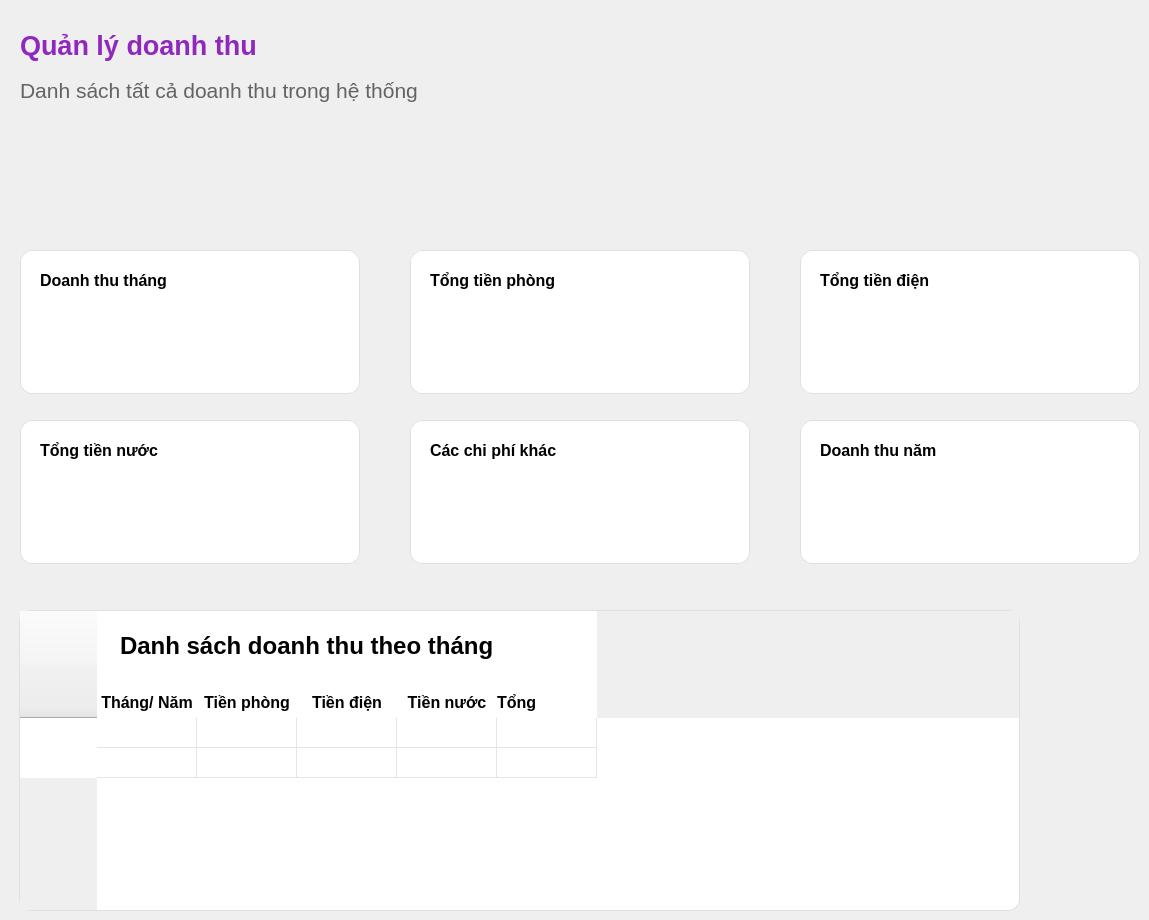
    <widget class="QWidget" name="page_9">
     <widget class="QLabel" name="label_47">
      <property name="geometry">
       <rect>
        <x>20</x>
        <y>30</y>
        <width>481</width>
        <height>91</height>
       </rect>
      </property>
      <property name="font">
       <font>
        <family>Arial</family>
        <pointsize>20</pointsize>
        <weight>75</weight>
        <bold>true</bold>
       </font>
      </property>
      <property name="text">
       <string>&lt;html&gt;&lt;head/&gt;&lt;body&gt;&lt;p&gt;&lt;span style=&quot; color:#9028bd;&quot;&gt;Quản lý doanh thu&lt;/span&gt;&lt;/p&gt;&lt;p&gt;&lt;span style=&quot; font-size:16pt; font-weight:400; color:#666262;&quot;&gt;Danh sách tất cả doanh thu trong hệ thống  &lt;/span&gt;&lt;br/&gt;&lt;/p&gt;&lt;/body&gt;&lt;/html&gt;</string>
      </property>
     </widget>
     <widget class="QLineEdit" name="lne_sumBillRoom">
      <property name="geometry">
       <rect>
        <x>410</x>
        <y>250</y>
        <width>340</width>
        <height>144</height>
       </rect>
      </property>
      <property name="font">
       <font>
        <family>Arial</family>
        <pointsize>18</pointsize>
        <weight>75</weight>
        <bold>true</bold>
       </font>
      </property>
      <property name="styleSheet">
       <string notr="true">QLineEdit{
border:1px solid #e0e0e0;
border-radius:12px;
padding-top:30px;
padding-left:15px;
color:#22C55E; 
}</string>
      </property>
      <property name="text">
       <string/>
      </property>
     </widget>
     <widget class="QLabel" name="label_50">
      <property name="geometry">
       <rect>
        <x>430</x>
        <y>260</y>
        <width>241</width>
        <height>41</height>
       </rect>
      </property>
      <property name="font">
       <font>
        <family>Arial</family>
        <pointsize>12</pointsize>
        <weight>75</weight>
        <bold>true</bold>
       </font>
      </property>
      <property name="text">
       <string>Tổng tiền phòng</string>
      </property>
     </widget>
     <widget class="QLineEdit" name="lne_doanhthu_month">
      <property name="geometry">
       <rect>
        <x>20</x>
        <y>250</y>
        <width>340</width>
        <height>144</height>
       </rect>
      </property>
      <property name="font">
       <font>
        <family>Arial</family>
        <pointsize>18</pointsize>
        <weight>75</weight>
        <bold>true</bold>
       </font>
      </property>
      <property name="styleSheet">
       <string notr="true">QLineEdit{
border:1px solid #e0e0e0;
border-radius:12px;
padding-top:30px;
padding-left:15px;
color:#CB30E0; 
}</string>
      </property>
      <property name="text">
       <string/>
      </property>
     </widget>
     <widget class="QLabel" name="label_49">
      <property name="geometry">
       <rect>
        <x>40</x>
        <y>260</y>
        <width>241</width>
        <height>41</height>
       </rect>
      </property>
      <property name="font">
       <font>
        <family>Arial</family>
        <pointsize>12</pointsize>
        <weight>75</weight>
        <bold>true</bold>
       </font>
      </property>
      <property name="text">
       <string>Doanh thu tháng</string>
      </property>
     </widget>
     <widget class="QLineEdit" name="lne_sumBillE">
      <property name="geometry">
       <rect>
        <x>800</x>
        <y>250</y>
        <width>340</width>
        <height>144</height>
       </rect>
      </property>
      <property name="font">
       <font>
        <family>Arial</family>
        <pointsize>18</pointsize>
        <weight>75</weight>
        <bold>true</bold>
       </font>
      </property>
      <property name="styleSheet">
       <string notr="true">QLineEdit{
border:1px solid #e0e0e0;
border-radius:12px;
padding-top:30px;
padding-left:15px;
color: #6E9CE7;
}</string>
      </property>
      <property name="text">
       <string/>
      </property>
     </widget>
     <widget class="QLabel" name="label_51">
      <property name="geometry">
       <rect>
        <x>820</x>
        <y>260</y>
        <width>241</width>
        <height>41</height>
       </rect>
      </property>
      <property name="font">
       <font>
        <family>Arial</family>
        <pointsize>12</pointsize>
        <weight>75</weight>
        <bold>true</bold>
       </font>
      </property>
      <property name="text">
       <string>Tổng tiền điện</string>
      </property>
     </widget>
     <widget class="QLineEdit" name="lne_sumBillW">
      <property name="geometry">
       <rect>
        <x>20</x>
        <y>420</y>
        <width>340</width>
        <height>144</height>
       </rect>
      </property>
      <property name="font">
       <font>
        <family>Arial</family>
        <pointsize>18</pointsize>
        <weight>75</weight>
        <bold>true</bold>
       </font>
      </property>
      <property name="styleSheet">
       <string notr="true">QLineEdit{
border:1px solid #e0e0e0;
border-radius:12px;
padding-top:30px;
padding-left:15px;
color:#FFC229; 
}</string>
      </property>
      <property name="text">
       <string/>
      </property>
     </widget>
     <widget class="QLineEdit" name="lne_doanhthu_year">
      <property name="geometry">
       <rect>
        <x>800</x>
        <y>420</y>
        <width>340</width>
        <height>144</height>
       </rect>
      </property>
      <property name="font">
       <font>
        <family>Arial</family>
        <pointsize>18</pointsize>
        <weight>75</weight>
        <bold>true</bold>
       </font>
      </property>
      <property name="styleSheet">
       <string notr="true">QLineEdit{
border:1px solid #e0e0e0;
border-radius:12px;
padding-top:30px;
padding-left:15px;
}</string>
      </property>
      <property name="text">
       <string/>
      </property>
     </widget>
     <widget class="QLabel" name="label_52">
      <property name="geometry">
       <rect>
        <x>40</x>
        <y>430</y>
        <width>241</width>
        <height>41</height>
       </rect>
      </property>
      <property name="font">
       <font>
        <family>Arial</family>
        <pointsize>12</pointsize>
        <weight>75</weight>
        <bold>true</bold>
       </font>
      </property>
      <property name="text">
       <string>Tổng tiền nước</string>
      </property>
     </widget>
     <widget class="QLabel" name="label_54">
      <property name="geometry">
       <rect>
        <x>820</x>
        <y>430</y>
        <width>241</width>
        <height>41</height>
       </rect>
      </property>
      <property name="font">
       <font>
        <family>Arial</family>
        <pointsize>12</pointsize>
        <weight>75</weight>
        <bold>true</bold>
       </font>
      </property>
      <property name="text">
       <string>Doanh thu năm</string>
      </property>
     </widget>
     <widget class="QLineEdit" name="lne_otherCost">
      <property name="geometry">
       <rect>
        <x>410</x>
        <y>420</y>
        <width>340</width>
        <height>144</height>
       </rect>
      </property>
      <property name="font">
       <font>
        <family>Arial</family>
        <pointsize>18</pointsize>
        <weight>75</weight>
        <bold>true</bold>
       </font>
      </property>
      <property name="styleSheet">
       <string notr="true">QLineEdit{
border:1px solid #e0e0e0;
border-radius:12px;
padding-top:30px;
padding-left:15px;
color:#EE8433; 
}</string>
      </property>
      <property name="text">
       <string/>
      </property>
     </widget>
     <widget class="QLabel" name="label_53">
      <property name="geometry">
       <rect>
        <x>430</x>
        <y>430</y>
        <width>241</width>
        <height>41</height>
       </rect>
      </property>
      <property name="font">
       <font>
        <family>Arial</family>
        <pointsize>12</pointsize>
        <weight>75</weight>
        <bold>true</bold>
       </font>
      </property>
      <property name="text">
       <string>Các chi phí khác</string>
      </property>
     </widget>
     <widget class="QTableWidget" name="tableWidget_Revenue">
      <property name="geometry">
       <rect>
        <x>19</x>
        <y>610</y>
        <width>1001</width>
        <height>301</height>
       </rect>
      </property>
      <property name="styleSheet">
       <string notr="true">QTableWidget{
    background:white;
	border:1px solid #e0e0e0;
	border-radius:12px;
    gridline-color:#e5e5e5;
}

QHeaderView::section{
    background:white;
    border:none;
    font-weight:bold;
	font-size:16px;
    qproperty-alignment: AlignCenter;
    padding-top:75px;
}

QTableWidget::item{
    padding:8px;
}</string>
      </property>
      <row>
       <property name="text">
        <string>1</string>
       </property>
      </row>
      <row>
       <property name="text">
        <string>New Row</string>
       </property>
      </row>
      <column>
       <property name="text">
        <string>Tháng/ Năm</string>
       </property>
       <property name="font">
        <font>
         <family>Arial</family>
         <pointsize>18</pointsize>
         <weight>75</weight>
         <bold>true</bold>
        </font>
       </property>
      </column>
      <column>
       <property name="text">
        <string>Tiền phòng</string>
       </property>
       <property name="font">
        <font>
         <family>Arial</family>
         <pointsize>18</pointsize>
         <weight>75</weight>
         <bold>true</bold>
        </font>
       </property>
      </column>
      <column>
       <property name="text">
        <string>Tiền điện</string>
       </property>
       <property name="font">
        <font>
         <family>Arial</family>
         <pointsize>18</pointsize>
         <weight>75</weight>
         <bold>true</bold>
        </font>
       </property>
      </column>
      <column>
       <property name="text">
        <string>Tiền nước</string>
       </property>
       <property name="font">
        <font>
         <family>Arial</family>
         <pointsize>18</pointsize>
         <weight>75</weight>
         <bold>true</bold>
        </font>
       </property>
      </column>
      <column>
       <property name="text">
        <string>Tổng</string>
       </property>
       <property name="font">
        <font>
         <family>Arial</family>
         <pointsize>18</pointsize>
         <weight>75</weight>
         <bold>true</bold>
        </font>
       </property>
       <property name="textAlignment">
        <set>AlignLeading|AlignVCenter</set>
       </property>
      </column>
      <item row="0" column="0">
       <property name="text">
        <string/>
       </property>
       <property name="font">
        <font>
         <family>Arial</family>
         <pointsize>12</pointsize>
        </font>
       </property>
       <property name="textAlignment">
        <set>AlignCenter</set>
       </property>
      </item>
      <item row="0" column="1">
       <property name="text">
        <string/>
       </property>
       <property name="font">
        <font>
         <family>Arial</family>
         <pointsize>12</pointsize>
        </font>
       </property>
       <property name="textAlignment">
        <set>AlignCenter</set>
       </property>
      </item>
      <item row="0" column="2">
       <property name="text">
        <string/>
       </property>
       <property name="font">
        <font>
         <family>Arial</family>
         <pointsize>12</pointsize>
        </font>
       </property>
       <property name="textAlignment">
        <set>AlignCenter</set>
       </property>
      </item>
      <item row="0" column="3">
       <property name="text">
        <string/>
       </property>
       <property name="font">
        <font>
         <family>Arial</family>
         <pointsize>12</pointsize>
        </font>
       </property>
       <property name="textAlignment">
        <set>AlignCenter</set>
       </property>
      </item>
      <item row="1" column="0">
       <property name="text">
        <string/>
       </property>
       <property name="font">
        <font>
         <family>Arial</family>
         <pointsize>12</pointsize>
        </font>
       </property>
       <property name="textAlignment">
        <set>AlignCenter</set>
       </property>
       <property name="foreground">
        <brush brushstyle="NoBrush">
         <color alpha="255">
          <red>3</red>
          <green>0</green>
          <blue>0</blue>
         </color>
        </brush>
       </property>
      </item>
      <item row="1" column="1">
       <property name="text">
        <string/>
       </property>
       <property name="font">
        <font>
         <family>Arial</family>
         <pointsize>12</pointsize>
        </font>
       </property>
       <property name="textAlignment">
        <set>AlignCenter</set>
       </property>
      </item>
      <item row="1" column="2">
       <property name="text">
        <string/>
       </property>
       <property name="font">
        <font>
         <family>Arial</family>
         <pointsize>12</pointsize>
        </font>
       </property>
       <property name="textAlignment">
        <set>AlignCenter</set>
       </property>
      </item>
      <item row="1" column="3">
       <property name="text">
        <string/>
       </property>
       <property name="font">
        <font>
         <family>Arial</family>
         <pointsize>12</pointsize>
        </font>
       </property>
       <property name="textAlignment">
        <set>AlignCenter</set>
       </property>
      </item>
     </widget>
     <widget class="QLabel" name="label_55">
      <property name="geometry">
       <rect>
        <x>120</x>
        <y>630</y>
        <width>381</width>
        <height>31</height>
       </rect>
      </property>
      <property name="font">
       <font>
        <family>Arial</family>
        <pointsize>18</pointsize>
        <weight>75</weight>
        <bold>true</bold>
       </font>
      </property>
      <property name="text">
       <string>Danh sách doanh thu theo tháng</string>
      </property>
     </widget>
    </widget>
